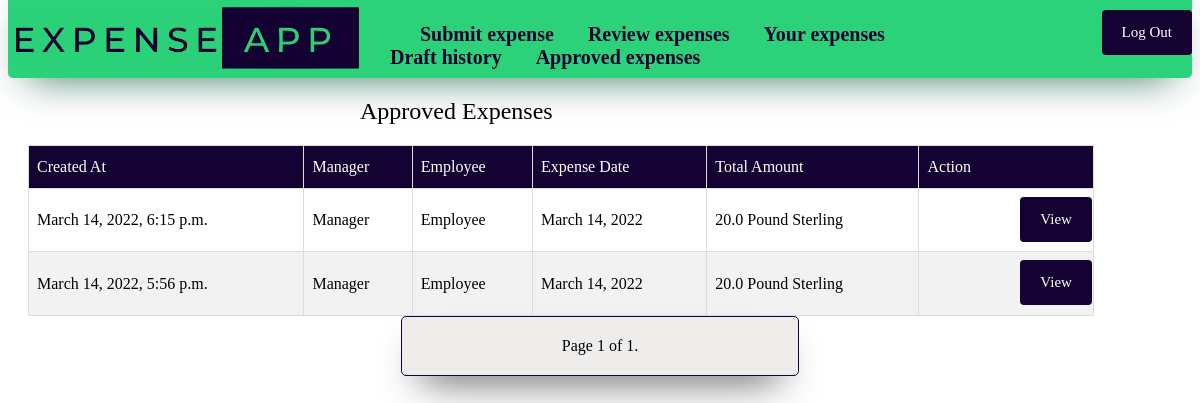
The app's page /accepted/ (signed in) with its own data.
### expense_app/models.py (models this page shows)
class Expense(models.Model):
    Approved = "AP"
    Rejected = "RE"
    Draft = "DR"
    Pending = "PE"
    Accommodation = "AC"
    Subsistence = "SU"
    Mileage = "MI"
    Staff_entertainment = "SE"
    Client_entertainment = "CE"
    Other = "OH"
    Flights = "FL"
    Other_travel = "OT"
    Euro = "EU"
    GBP = "GB"
    USD = "US"
    SGD = "SG"
    AUD = "AU"
    CHF = "CH"
    HKD = "HK"
    Status_Type = [(Approved, "Approved"), (Rejected, "Rejected"), (Draft, "Draft"), (Pending, "Pending")]
    Claim_Type = [(Accommodation, "Accommodation"), (Client_entertainment, "Client entertainment (Incl VAT)"), (Flights, "Flights"), (Mileage, "Mileage"), (Other, "Other"), (Other_travel, "Other travel"), (Staff_entertainment, "Staff entertainment"), (Subsistence, "Subsistence")]
    Currency_Type = [(Euro, "Euro"), (GBP, "Pound Sterling"), (USD, "US Dollar"), (SGD, "Singaporean Dollar"), (AUD, "Australian Dollar"), (CHF, "Swiss Franc"), (HKD, "Hong Kong Dollar")]
    time = models.DateTimeField(auto_now = True, editable= False)
    expense_amount = models.FloatField(validators=[MinValueValidator(0.0)], default=0)
    VAT_amount = models.FloatField(validators=[MinValueValidator(0.0)], default=0)
    employee = models.ForeignKey(User, on_delete=models.CASCADE, default = id(User))
    catagory = models.CharField(max_length = 2, choices= Claim_Type, default = "OH")
    persons_seen = models.CharField(max_length = 50, blank=False)
    information = models.TextField(max_length = 500)
    status = models.CharField(max_length = 2, choices= Status_Type, default = "PE")
    manager = models.ForeignKey(User, on_delete=models.PROTECT, limit_choices_to={'groups__name': "Manager"}, related_name='manager', default = id(User))
    manager_comment = models.TextField(max_length = 500, blank= True)
    expense_date = models.DateField()
    currency = models.CharField(max_length = 2, choices = Currency_Type, default = "GB")
    document = models.FileField(upload_to='media', blank= True)
    class Meta:
        ordering = ["time"]

### expense_app/views.py (the view, shortened to what this page needs)
# urls.py: path("accepted/", views.AdminView.as_view(), name = "accepted")
class AdminView(LoginRequiredMixin, PermissionRequiredMixin, ListView):
  permission_required = "expense_app.delete_expense"
  raise_exception = True
  model = Expense
  template_name = "expense_app/accepted.html"
  paginate_by = 10
  def get_queryset(self):
    return Expense.objects.filter(status = "AP").order_by("-time")

### expense_app/templatetags/auth_extras.py (called while the page is built)
@register.filter(name='has_group')
def has_group(user, group_name):
    return user.groups.filter(name=group_name).exists()

### expense_app/templates/expense_app/accepted.html (shortened to what this page needs)
<!DOCTYPE html>
{% extends 'expense_app/base.html' %}
{% block content %}
<h2>Approved Expenses</h2>
<table id="expense">
  <tr>
    <th>Created At</th>
    <th>Manager</th>
    <th>Employee</th>
    <th>Expense Date</th>
    <th>Total Amount </th>
    <th>Action</th>
  </tr>
  {% for expense in object_list %}
    <tr>
        <td>{{ expense.time}}</td>
        <td>{{expense.manager}}</td>
        <td>{{ expense.employee }}</td>
        <td>{{expense.expense_date}}</td>
        <td>{{expense.VAT_amount}} {{expense.get_currency_display}}</td>
        <td><a href="{% url 'expenseview' expense.id %}"><button>View</button></a></td>
    </tr>
  {% endfor %}
</table>
<div class="pagination">
  <span class="step-links">
      <span class="current">
          Page {{ page_obj.number }} of {{ page_obj.paginator.num_pages }}.
      </span>
  </span>
</div>
{% endblock %}

### expense_app/templates/expense_app/base.html (style rules this page uses)
* { font-family: Verdana; font-weight: Normal; }
table { border-collapse: collapse; width: 90%; margin-left: 20px; }
td, th { border: 1px solid #ddd; padding: 8px; }
tr:nth-child(even) { background-color: #f2f2f2; }
th { padding-top: 12px; padding-bottom: 12px; text-align: left; background-color: #140332; color: white; }
button, input[type=submit] { background-color: #140332; color: white; padding: 14px 20px; margin-left: 40%; margin-top: 0%; margin-bottom: 1%; border: none; border-radius: 4px; cursor: pointer; font-size: 15px ; }
div { border-radius: 5px; background-color: #e4dede93; padding: 20px; text-align: center; width: 30%; margin: auto; border: solid 1px #140332; z-index: 1; box-shadow: 0px 20px 40px -20px black; }
a { margin-left: 30px; margin-top: 20px; padding-top: 20px; text-decoration: None; font-weight: bold; font-size: 20px; color:#140332; }

### records on screen
Expense: time "March 14, 2022, 6:15 p.m.", manager "Manager", employee "Employee", expense_date "March 14, 2022", VAT_amount "20.0", currency "Pound Sterling"
Expense: time "March 14, 2022, 5:56 p.m.", manager "Manager", employee "Employee", expense_date "March 14, 2022", VAT_amount "20.0", currency "Pound Sterling"

### other values on screen
{{ page_obj.number }} "1"
{{ page_obj.paginator.num_pages }} "1"
